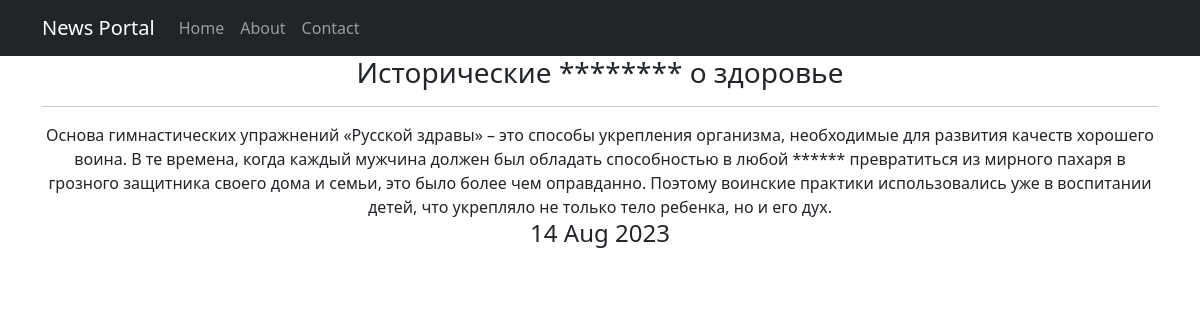
Screenshot of /news/2/ with the database file from the repository.
### news/models.py (models this page shows, shortened)
class Post(models.Model):
    author = models.ForeignKey(Author, on_delete=models.CASCADE)
    NEWS = 'NW'
    ARTICLE = 'AR'
    CATEGORY_CHOICES = (
        (NEWS, 'Новость'),
        (ARTICLE, 'Статья'),
    )
    category_type = models.CharField(max_length=2, choices=CATEGORY_CHOICES)
    date_creation = models.DateTimeField(auto_now_add=True, )
    post_category = models.ManyToManyField(Category, through='PostCategory')
    title = models.CharField(max_length=54)
    text = models.TextField()
    rating = models.SmallIntegerField(default=0)

### news/views.py (the view)
# urls.py: path('<int:pk>/', PostDetailView.as_view()),
class PostDetailView(DetailView):
    model = Post
    template_name = 'news/index.html'
    context_object_name = 'article'
    def get_context_data(self, **kwargs):
        context = super().get_context_data(**kwargs)
        return context

### news/templatetags/filter_cenz.py (called while the page is built)
@register.filter()
def censor(value):
    for i in CENSOR_WORDS:
        value = value.replace(i, "*" * len(i))
    return f'{value}'

### news/templates/news/index.html (shortened to what this page needs)
{% extends 'news/default.html' %}
{% load filter_cenz %}
{% block content %}
<h3>{{ article.title | censor }}</h3>
<hr
<h>{{ article.text | censor }}</h>
<h4>{{ article.date_creation | date:'d M Y' }}</h4>
{% endblock content %}

### rows the page displays
Post: title|censor "Исторические ******** о здоровье", text|censor "Основа гимнастических упражнений «Русской здравы» – это способы укрепления организма, необходимые для развития качеств хорошего воина. В те времена, когда каждый мужчина должен был обладать способностью в любой ****** превратиться из мирного пахаря в грозного защитника своего дома и семьи, это было более чем оправданно. Поэтому воинские практики использовались уже в воспитании детей, что укрепляло не только тело ребенка, но и его дух.", date_creation "14 Aug 2023"
